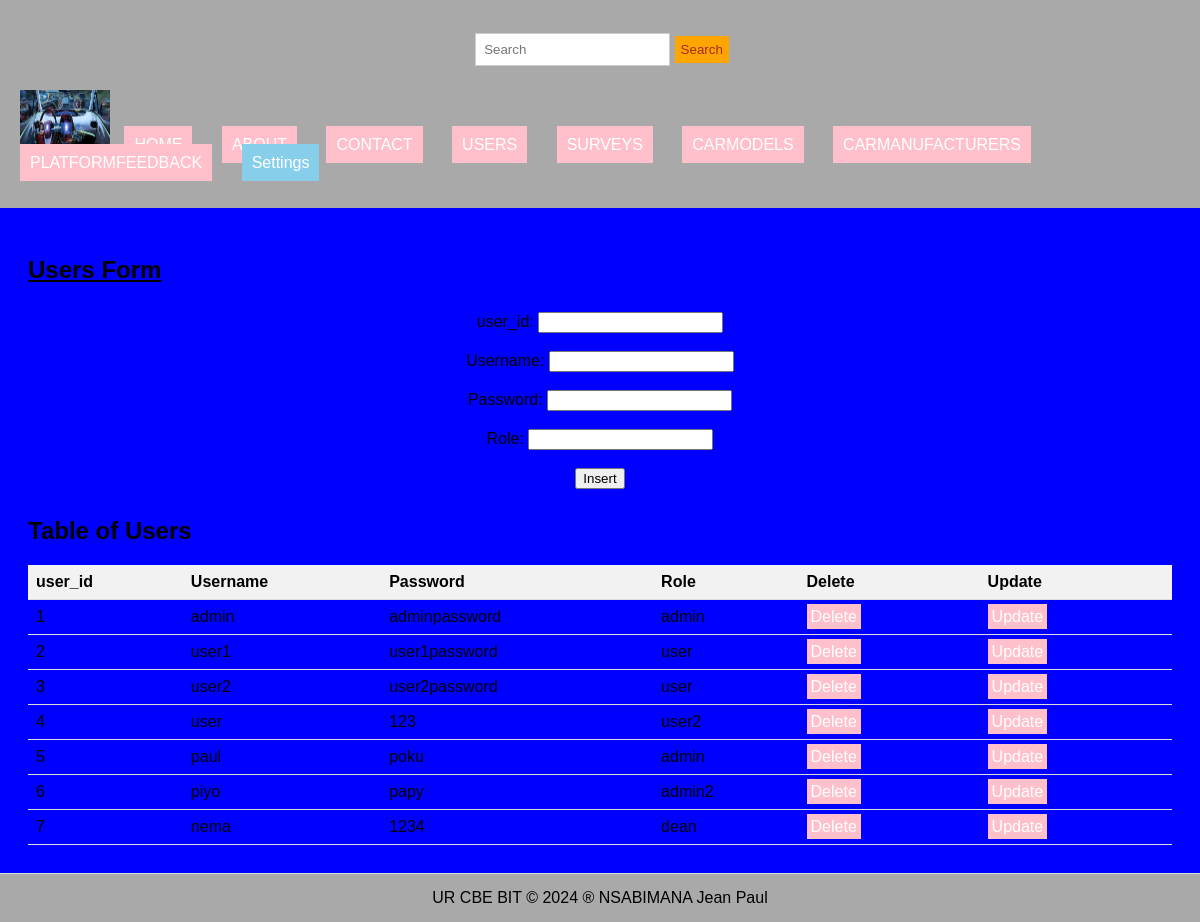
The page /users.php on the database its author committed.
### tables this page shows
CREATE TABLE `users` (
  `user_id` int(11) NOT NULL,
  `username` varchar(255) NOT NULL,
  `password` varchar(255) NOT NULL,
  `role` varchar(20) NOT NULL
);

### users.php (the view, shortened to what this page needs)
<!DOCTYPE html>
<html lang="en">
<head>
  <link rel="stylesheet" type="text/css" href="style.css" title="style 1" media="screen, tv, projection, handheld, print"/>
</head>
<body bgcolor="blue">
<header>
  <form class="d-flex" role="search" action="search.php">
    <input class="form-control me-2" type="search" placeholder="Search" aria-label="Search" name="query">
    <button class="btn btn-outline-success" type="submit">Search</button>
  </form>
  <ul style="list-style-type: none; padding: 0;">
    <li style="display: inline; margin-right: 10px;">
      <img src="./Images/car.jpg" width="90" height="60" alt="Logo">
    </li>
      <li style="display: inline; margin-right: 10px;"><a href="./home.html">HOME</a></li>
      <li style="display: inline; margin-right: 10px;"><a href="./about.html">ABOUT</a></li>
      <li style="display: inline; margin-right: 10px;"><a href="./contact.html">CONTACT</a></li>
      <li style="display: inline; margin-right: 10px;"><a href="./users.php">USERS</a></li>
      <li style="display: inline; margin-right: 10px;"><a href="./surveys.php">SURVEYS</a></li>
      <li style="display: inline; margin-right: 10px;"><a href="./carmodels.php">CARMODELS</a></li>
      <li style="display: inline; margin-right: 10px;"><a href="./carmanufacturers.php">CARMANUFACTURERS</a></li>
      <li style="display: inline; margin-right: 10px;"><a href="./platformfeedback.php">PLATFORMFEEDBACK</a></li>
      <li class="dropdown" style="display: inline; margin-right: 10px;">
        <a href="#" style="padding: 10px; color: white; background-color: skyblue; text-decoration: none; margin-right: 15px;">Settings</a>
      </li>
    </ul>
  </header>
  <section>
    <h1><u>Users Form</u></h1>
    <form method="post" action="<?php echo htmlspecialchars($_SERVER["PHP_SELF"]); ?>">
      <label for="user_id">user_id:</label>
      <input type="number" id="user_id" name="user_id" required><br><br>
      <label for="username">Username:</label>
      <input type="text" id="username" name="username" required><br><br>
      <label for="password">Password:</label>
      <input type="password" id="password" name="password" required><br><br>
      <label for="role">Role:</label>
      <input type="text" id="role" name="role" required><br><br>
      <input type="submit" name="insert" value="Insert">
    </form>
    <?php
    include('database_connection.php');
    ?>
    <h2>Table of Users</h2>
    <table>
      <tr>
        <th>user_id</th>
        <th>Username</th>
        <th>Password</th>
        <th>Role</th>
        <th>Delete</th>
        <th>Update</th>
      </tr>
      <?php
      $sql = "SELECT * FROM users";
      $result = $connection->query($sql);
      if ($result->num_rows > 0) {
          while ($row = $result->fetch_assoc()) {
              $user_id = $row["user_id"];
              echo "<tr>
                      <td>" . $row["user_id"] . "</td>
                      <td>" . $row["username"] . "</td>
                      <td>" . $row["password"] . "</td>
                      <td>" . $row["role"] . "</td>
                      <td><a style='padding:4px' href='delete_user.php?user_id=$user_id'>Delete</a></td>
                      <td><a style='padding:4px' href='update_user.php?user_id=$user_id'>Update</a></td>
                    </tr>";
          }
      } else {
          echo "<tr><td colspan='6'>No data found</td></tr>";
      }
      ?>
    </table>
  </section>
  <footer>
    <center>UR CBE BIT &copy; 2024 &reg; NSABIMANA Jean Paul</center>
  </footer>
</body>
</html>

### style.css (style rules this page uses)
body { font-family: Arial, sans-serif; margin: 0; padding: 0; }
.form-control { padding: 8px; margin-left: 4px; border: 1px solid #ccc; }
.btn { padding: 6px; background-color: orange; color: brown; border: none; }
.dropdown { position: relative; display: inline; margin-right: 10px; }
body { font-family: Arial,sans-serif; margin:0; padding:0; }
header { background-color:darkgray; padding: 20px; }
.dropdown { position: right; display:right; direction:rtl; }
section { padding:28px; border-bottom: 1px solid #ddd; }
footer { text-align: center; padding: 15px; background-color:darkgray; }

### users.php (style rules this page uses)
a { padding: 10px; color: white; background-color: pink; text-decoration: none; margin-right: 15px; }
form { margin-top: 20px; text-align: center; margin: 5px; padding: 8px; }
table { width: 100%; border-collapse: collapse; }
th, td { padding: 8px; text-align: left; border-bottom: 1px solid #ddd; }
th { background-color: #f2f2f2; }
footer { background-color: darkgray; padding: 15px; text-align: center; }

### rows shown on the page
users: user_id "1", username "admin", password "adminpassword", role "admin"
users: user_id "2", username "user1", password "user1password", role "user"
users: user_id "3", username "user2", password "user2password", role "user"
users: user_id "4", username "user", password "123", role "user2"
users: user_id "5", username "paul", password "poku", role "admin"
users: user_id "6", username "piyo", password "papy", role "admin2"
users: user_id "7", username "nema", password "1234", role "dean"
